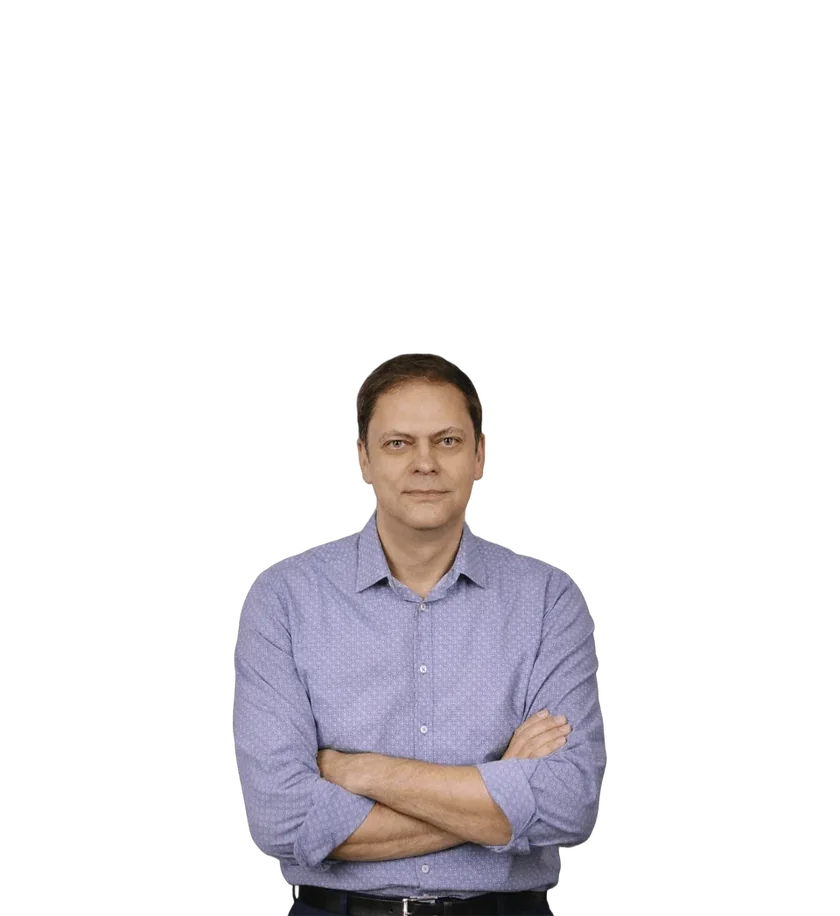
#> input picture site/src/assets/participants/source/levchenkov-andrey.original.webp, 840 x 916 px
$ python -i sync_kgd80_people_catalog.py   (imports and definitions only)
#> lines starting #> are read from the running program, lines starting #| are printed output that depends on the picture
#!/usr/bin/env python3
"""Regenerate the checked-in KGD80 people catalog and all portrait avatars.

The script consumes the neighboring KGD80 checkout (or ``--kgd80-root``), so a
festival roster/media update is one reproducible sync, not per-event handwork.
New KenigEvents announcements are matched to this registry by Smart Update.
"""

from __future__ import annotations

import argparse
import hashlib
import html
import json
import re
import unicodedata
from pathlib import Path
from typing import Any

from PIL import Image


PROJECT_ROOT = Path(__file__).resolve().parents[1]
DEFAULT_KGD80_ROOT = next(
    (
        candidate
        for candidate in (
            PROJECT_ROOT.parent / "kdg80",
            PROJECT_ROOT.parents[1] / "kdg80",
        )
        if candidate.exists()
    ),
    PROJECT_ROOT.parent / "kdg80",
)


def words(value: str) -> set[str]:
    value = unicodedata.normalize("NFKC", value).casefold().replace("ё", "е")
    return set(re.findall(r"[a-zа-я]+", value))


# [73 lines left out: functions slug, built_cards, regalia_names, master_affiliations, choose_name, not called in this run]


def write_avatar(source: Path, destination: Path) -> None:
    """Create a deterministic face/upper-body crop for the 64px medallion."""
#> called with destination = 'out.png'

    image = Image.open(source).convert("RGBA")
#> image is the input picture: PIL image 840x916 RGBA; mean R, G, B, A 32.6, 30.2, 33.1, 47.7
    alpha_box = image.getchannel("A").getbbox()
#> alpha_box = (230, 351, 609, 916)
    if alpha_box:
        left, top, right, bottom = alpha_box
#> left = 230; top = 351; right = 609; bottom = 916
        subject_width = right - left
#> subject_width = 379
        subject_height = bottom - top
#> subject_height = 565
        # The KGD80 cards are transparent cut-outs. Their alpha bounds give a
        # reliable CPU-only subject box; focusing its upper 28% keeps the face
        # and upper torso legible without semantic/identity inference.
        crop_size = int(
            max(subject_width * 1.18, subject_height * 0.46, 260)
        )
#> crop_size = 447
        crop_size = min(crop_size, image.width, image.height)
        center_x = (left + right) / 2
#> center_x = 419.5
        center_y = top + subject_height * 0.28
#> center_y = 509.2
        crop_left = max(
            0,
            min(image.width - crop_size, int(center_x - crop_size / 2)),
        )
#> crop_left = 196
        crop_top = max(
            0,
            min(image.height - crop_size, int(center_y - crop_size / 2)),
        )
#> crop_top = 285
        image = image.crop(
            (
                crop_left,
                crop_top,
                crop_left + crop_size,
                crop_top + crop_size,
            )
        )
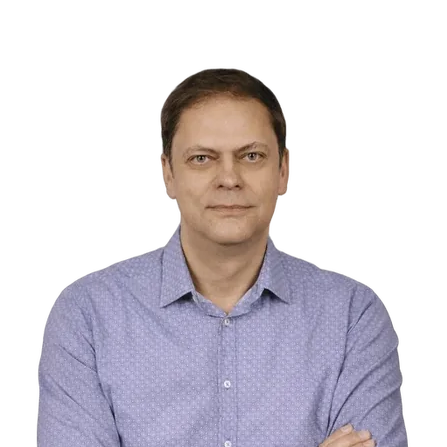
#> image: PIL image 447x447 RGBA; mean R, G, B, A 72.6, 67.4, 74.5, 107.6; transparent parts drawn white
    image = image.resize((512, 512), Image.Resampling.LANCZOS)
#> image: PIL image 512x512 RGBA
    image.save(
        destination,
        "WEBP",
        quality=88,
        method=4,
        exact=True,
    )


# [200 lines left out: functions generate, main, not called in this run]


# [2 lines not run here, left out]

>>> result = write_avatar('../site/src/assets/participants/source/levchenkov-andrey.original.webp', 'out.png')
